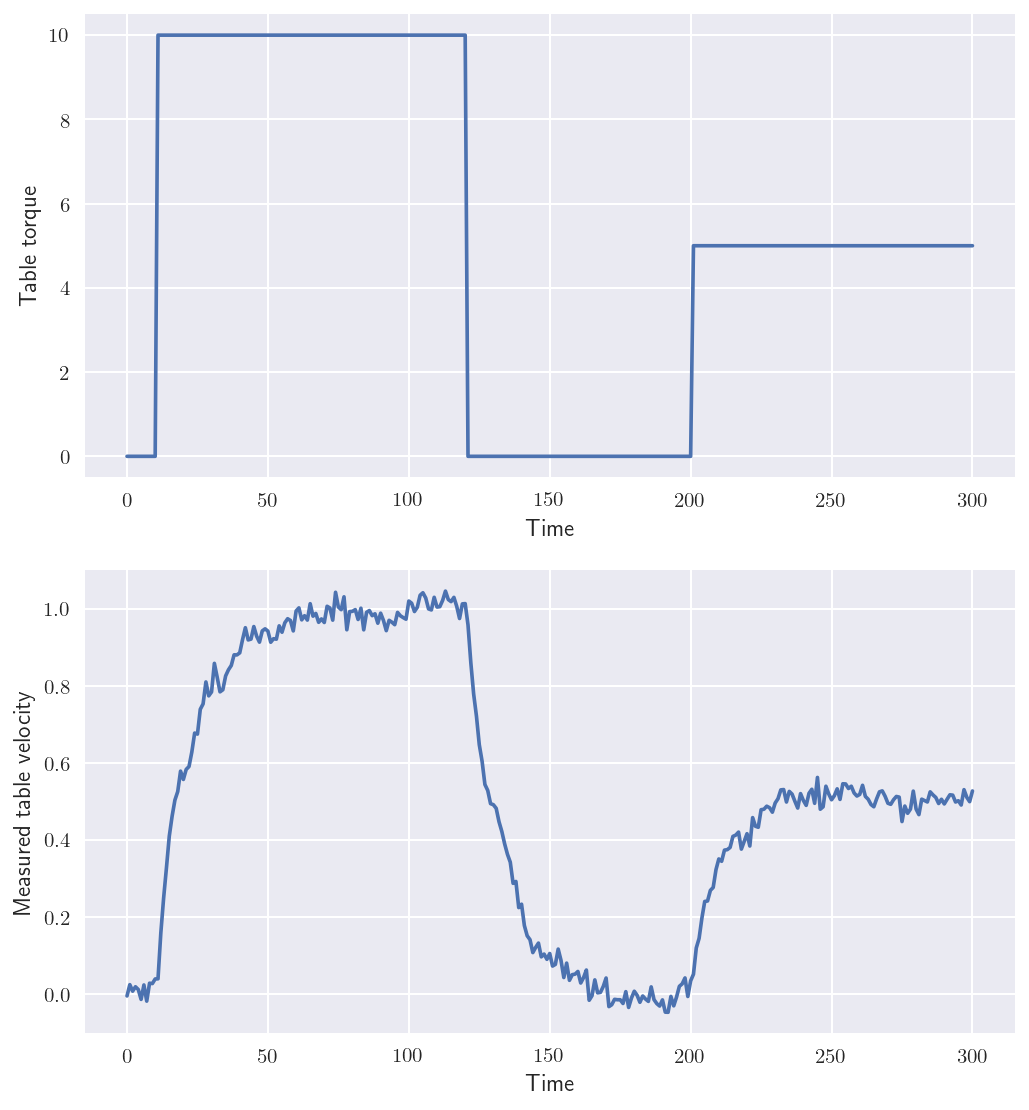

Source code (Python):
# Load Data
data=np.asarray(pd.read_csv("HW2_Data.csv",header=None))

t = data[:,0]      # t   : time vector [sec]
y_m = data[:,1]    # y_m : measured table velocity [radians/sec]
Torq = data[:,2]   # Torq: table torque [N-m]
omega_B_true = data[:,3]    # \omega_B : true rotational speed of bit [radians/sec]

# Plot Data
plt.figure(num=1, figsize=(8, 9), dpi=150, facecolor='w', edgecolor='k')

plt.subplot(2,1,1)
plt.plot(t, Torq)
plt.xlabel('Time')
plt.ylabel('Table torque')
# Plot table torque

plt.subplot(2,1,2)
plt.plot(t, y_m)
plt.xlabel('Time')
plt.ylabel('Measured table velocity')
# Plot measured table velocity

plt.show()
